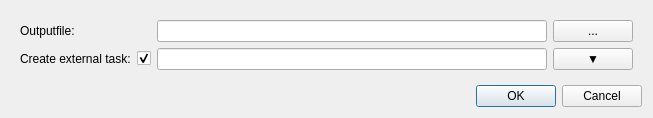
<?xml version="1.0" encoding="UTF-8"?>
<ui version="4.0">
 <class>dlg_CombineMedia</class>
 <widget class="QDialog" name="dlg_CombineMedia">
  <property name="geometry">
   <rect>
    <x>0</x>
    <y>0</y>
    <width>653</width>
    <height>117</height>
   </rect>
  </property>
  <property name="windowTitle">
   <string>Combine media</string>
  </property>
  <layout class="QVBoxLayout" name="verticalLayout">
   <item>
    <widget class="QWidget" name="widget" native="true">
     <layout class="QGridLayout" name="gridLayout">
      <item row="1" column="3">
       <widget class="QPushButton" name="b_tasks">
        <property name="text">
         <string>▼</string>
        </property>
       </widget>
      </item>
      <item row="0" column="2">
       <widget class="QLineEdit" name="e_output"/>
      </item>
      <item row="0" column="3">
       <widget class="QPushButton" name="b_browse">
        <property name="text">
         <string>...</string>
        </property>
       </widget>
      </item>
      <item row="0" column="0">
       <widget class="QLabel" name="label">
        <property name="text">
         <string>Outputfile:</string>
        </property>
       </widget>
      </item>
      <item row="1" column="2">
       <widget class="QLineEdit" name="e_task"/>
      </item>
      <item row="1" column="0">
       <widget class="QLabel" name="l_task">
        <property name="text">
         <string>Create external task:</string>
        </property>
       </widget>
      </item>
      <item row="1" column="1">
       <widget class="QCheckBox" name="chb_task">
        <property name="text">
         <string/>
        </property>
        <property name="checked">
         <bool>true</bool>
        </property>
       </widget>
      </item>
     </layout>
    </widget>
   </item>
   <item>
    <widget class="QDialogButtonBox" name="bb_combine">
     <property name="orientation">
      <enum>Qt::Horizontal</enum>
     </property>
     <property name="standardButtons">
      <set>QDialogButtonBox::Cancel|QDialogButtonBox::Ok</set>
     </property>
    </widget>
   </item>
  </layout>
 </widget>
 <resources/>
 <connections>
  <connection>
   <sender>bb_combine</sender>
   <signal>accepted()</signal>
   <receiver>dlg_CombineMedia</receiver>
   <slot>accept()</slot>
   <hints>
    <hint type="sourcelabel">
     <x>248</x>
     <y>254</y>
    </hint>
    <hint type="destinationlabel">
     <x>157</x>
     <y>274</y>
    </hint>
   </hints>
  </connection>
  <connection>
   <sender>bb_combine</sender>
   <signal>rejected()</signal>
   <receiver>dlg_CombineMedia</receiver>
   <slot>reject()</slot>
   <hints>
    <hint type="sourcelabel">
     <x>316</x>
     <y>260</y>
    </hint>
    <hint type="destinationlabel">
     <x>286</x>
     <y>274</y>
    </hint>
   </hints>
  </connection>
 </connections>
</ui>
